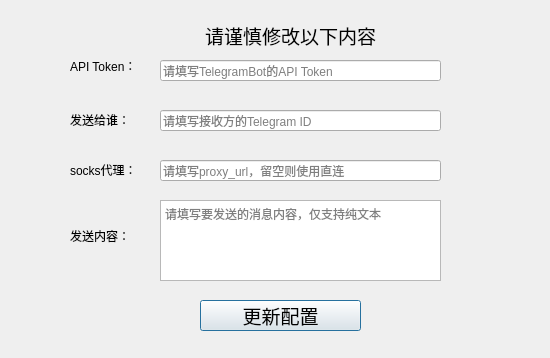
<?xml version="1.0" encoding="UTF-8"?>
<ui version="4.0">
 <class>telegramBotDialog</class>
 <widget class="QDialog" name="telegramBotDialog">
  <property name="geometry">
   <rect>
    <x>0</x>
    <y>0</y>
    <width>550</width>
    <height>358</height>
   </rect>
  </property>
  <property name="windowTitle">
   <string>OpenCV Face Recognition System - TelegramBot</string>
  </property>
  <widget class="QLabel" name="tipLabel">
   <property name="geometry">
    <rect>
     <x>170</x>
     <y>20</y>
     <width>241</width>
     <height>31</height>
    </rect>
   </property>
   <property name="font">
    <font>
     <family>楷体</family>
     <pointsize>14</pointsize>
    </font>
   </property>
   <property name="text">
    <string>请谨慎修改以下内容</string>
   </property>
   <property name="alignment">
    <set>Qt::AlignCenter</set>
   </property>
  </widget>
  <widget class="QLineEdit" name="tokenLineEdit">
   <property name="geometry">
    <rect>
     <x>160</x>
     <y>60</y>
     <width>281</width>
     <height>21</height>
    </rect>
   </property>
   <property name="toolTip">
    <string/>
   </property>
   <property name="placeholderText">
    <string>请填写TelegramBot的API Token</string>
   </property>
   <property name="clearButtonEnabled">
    <bool>false</bool>
   </property>
  </widget>
  <widget class="QLineEdit" name="telegramIDLineEdit">
   <property name="geometry">
    <rect>
     <x>160</x>
     <y>110</y>
     <width>281</width>
     <height>21</height>
    </rect>
   </property>
   <property name="toolTip">
    <string/>
   </property>
   <property name="alignment">
    <set>Qt::AlignLeading|Qt::AlignLeft|Qt::AlignVCenter</set>
   </property>
   <property name="placeholderText">
    <string>请填写接收方的Telegram ID</string>
   </property>
  </widget>
  <widget class="QLabel" name="tokenLabel">
   <property name="geometry">
    <rect>
     <x>70</x>
     <y>50</y>
     <width>101</width>
     <height>31</height>
    </rect>
   </property>
   <property name="text">
    <string>API Token：</string>
   </property>
  </widget>
  <widget class="QLabel" name="telegramIDLabel">
   <property name="geometry">
    <rect>
     <x>70</x>
     <y>104</y>
     <width>111</width>
     <height>31</height>
    </rect>
   </property>
   <property name="text">
    <string>发送给谁：</string>
   </property>
  </widget>
  <widget class="QLabel" name="socksLabel">
   <property name="geometry">
    <rect>
     <x>70</x>
     <y>154</y>
     <width>111</width>
     <height>31</height>
    </rect>
   </property>
   <property name="text">
    <string>socks代理：</string>
   </property>
  </widget>
  <widget class="QPushButton" name="okButton">
   <property name="geometry">
    <rect>
     <x>200</x>
     <y>300</y>
     <width>161</width>
     <height>31</height>
    </rect>
   </property>
   <property name="font">
    <font>
     <family>楷体</family>
     <pointsize>14</pointsize>
    </font>
   </property>
   <property name="text">
    <string>更新配置</string>
   </property>
  </widget>
  <widget class="QLineEdit" name="socksLineEdit">
   <property name="geometry">
    <rect>
     <x>160</x>
     <y>160</y>
     <width>281</width>
     <height>21</height>
    </rect>
   </property>
   <property name="toolTip">
    <string/>
   </property>
   <property name="placeholderText">
    <string>请填写proxy_url，留空则使用直连</string>
   </property>
  </widget>
  <widget class="QLabel" name="messageLabel">
   <property name="geometry">
    <rect>
     <x>70</x>
     <y>220</y>
     <width>101</width>
     <height>31</height>
    </rect>
   </property>
   <property name="text">
    <string>发送内容：</string>
   </property>
  </widget>
  <widget class="QPlainTextEdit" name="messagePlainTextEdit">
   <property name="geometry">
    <rect>
     <x>160</x>
     <y>200</y>
     <width>281</width>
     <height>81</height>
    </rect>
   </property>
   <property name="placeholderText">
    <string>请填写要发送的消息内容，仅支持纯文本</string>
   </property>
  </widget>
 </widget>
 <resources/>
 <connections/>
</ui>
